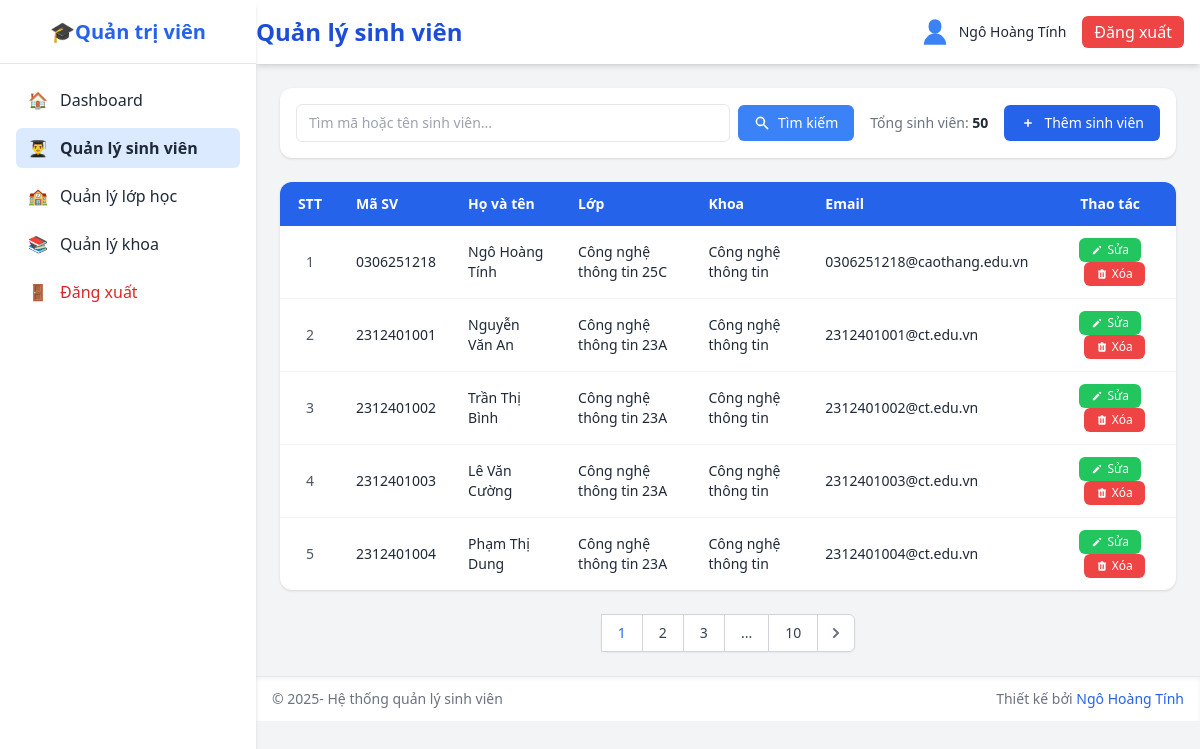
The page /admin/student_list.php (signed in) on the database its author committed.
### tables this page shows
CREATE TABLE `sinh_vien` (
  `mssv` varchar(20) NOT NULL,
  `hoten` varchar(100) NOT NULL,
  `ngaysinh` date DEFAULT NULL,
  `gioitinh` enum('Nam','Nữ','Khác') DEFAULT 'Nam',
  `malop` varchar(20) DEFAULT NULL,
  `makhoa` varchar(20) DEFAULT NULL,
  `email` varchar(100) DEFAULT NULL,
  `sdt` varchar(20) DEFAULT NULL,
  `diachi` varchar(255) DEFAULT NULL,
  `password` varchar(255) NOT NULL,
  `trangthai` enum('Đang học','Tốt nghiệp','Bảo lưu','Đã nghỉ') DEFAULT 'Đang học'
);

CREATE TABLE `lop` (
  `malop` varchar(20) NOT NULL,
  `tenlop` varchar(100) NOT NULL,
  `makhoa` varchar(20) DEFAULT NULL
);

CREATE TABLE `khoa` (
  `makhoa` varchar(20) NOT NULL,
  `tenkhoa` varchar(100) NOT NULL,
  `mota` text DEFAULT NULL
);

### database/pdo.php (called while the page is built, shortened)
<?php
class DB
{
    private static $pdo = null;
    private static function connect_pdo(): \PDO
    {
        $host = DB_HOST;
        $user = DB_USERNAME;
        $pass = DB_PASSWORD;
        $db   = DB_NAME;
        $charset = DB_CHARSET;
        $dsn = "mysql:host={$host};dbname={$db};charset={$charset}";
        try {
            $options = [
                \PDO::ATTR_ERRMODE => \PDO::ERRMODE_EXCEPTION,
                \PDO::ATTR_DEFAULT_FETCH_MODE => \PDO::FETCH_ASSOC,
                \PDO::ATTR_EMULATE_PREPARES => false,
            ];
            return new \PDO($dsn, $user, $pass, $options);
        } catch (\PDOException $e) {
            die('Kết nối PDO thất bại: ' . $e->getMessage());
        }
    }
    private static function init()
    {
        if (self::$pdo === null) {
            self::$pdo = self::connect_pdo();
        }
    }
    public static function getPdo()
    {
        return self::$pdo;
    }
    public static function select(string $sql, array $params = []): array
    {
        $stmt = self::getPdo()->prepare($sql);
        $stmt->execute($params);
        return $stmt->fetchAll();
    }
    public static function selectOne(string $sql, array $params = []): ?array
    {
        $stmt = self::getPdo()->prepare($sql);
        $stmt->execute($params);
        $row = $stmt->fetch();
        return $row === false ? null : $row;
    }
}

### admin/student_list.php (the view, shortened to what this page needs)
<?php
include('../includes/sidebar.php');
include('../includes/header.php');
?>
<?php
$search = trim($_GET['search'] ?? '');
$page = max(1, intval($_GET['page'] ?? 1));
$per_page = 5;
$offset = ($page - 1) * $per_page;
$where = [];
$params = [];
$whereClause = !empty($where) ? 'WHERE ' . implode(' AND ', $where) : '';
$count_query = "
    SELECT COUNT(DISTINCT sv.mssv) as total
    FROM sinh_vien sv
    LEFT JOIN lop l ON sv.malop = l.malop
    LEFT JOIN khoa k ON l.makhoa = k.makhoa
    $whereClause
";
$total = DB::selectOne($count_query, $params)['total'];
$total_pages = ceil($total / $per_page);
?>
<div class="bg-white rounded-xl shadow p-4">
    <div class="flex flex-col sm:flex-row gap-4 items-center justify-between">
        <form method="GET" class="flex items-center gap-2 flex-1">
            <div class="flex-1">
                <input type="text" name="search" value="<?php echo htmlspecialchars($search); ?>"
                    placeholder="Tìm mã hoặc tên sinh viên..."
                    class="w-full px-3 py-2 border rounded-md focus:ring-2 focus:ring-blue-400 outline-none text-sm" />
            </div>
            <button type="submit" class="bg-blue-500 hover:bg-blue-600 text-white px-4 py-2 rounded-md text-sm inline-flex items-center gap-2">
                <svg xmlns="http://www.w3.org/2000/svg" class="h-4 w-4" viewBox="0 0 20 20" fill="currentColor">
                    <path fill-rule="evenodd" d="M8 4a4 4 0 100 8 4 4 0 000-8zM2 8a6 6 0 1110.89 3.476l4.817 4.817a1 1 0 01-1.414 1.414l-4.816-4.816A6 6 0 012 8z" clip-rule="evenodd" />
                </svg>
                Tìm kiếm
            </button>
        </form>
        <div class="flex items-center gap-4">
            <div class="text-gray-500 text-sm whitespace-nowrap">
                Tổng sinh viên: <span class="font-semibold text-gray-800"><?php echo number_format($total); ?></span>
            </div>
            <a href="student_add.php" class="bg-blue-600 hover:bg-blue-700 text-white px-4 py-2 rounded-md text-sm inline-flex items-center gap-2 whitespace-nowrap">
                <svg xmlns="http://www.w3.org/2000/svg" class="h-4 w-4" viewBox="0 0 20 20" fill="currentColor">
                    <path fill-rule="evenodd" d="M10 5a1 1 0 011 1v3h3a1 1 0 110 2h-3v3a1 1 0 11-2 0v-3H6a1 1 0 110-2h3V6a1 1 0 011-1z" clip-rule="evenodd" />
                </svg>
                Thêm sinh viên
            </a>
        </div>
    </div>
</div>
<?php
$query = "
    SELECT
        sv.mssv,
        sv.hoten,
        sv.email,
        sv.sdt,
        sv.gioitinh,
        sv.diachi,
        sv.trangthai,
        l.tenlop,
        k.tenkhoa
    FROM sinh_vien sv
    LEFT JOIN lop l ON sv.malop = l.malop
    LEFT JOIN khoa k ON l.makhoa = k.makhoa
    $whereClause
    LIMIT :limit OFFSET :offset
";
$params['offset'] = $offset;
$params['limit'] = $per_page;
$students = DB::select($query, $params);
?>
<div class="bg-white rounded-xl shadow overflow-x-auto">
    <table class="min-w-full text-sm">
        <thead class="bg-blue-600 text-white">
            <tr>
                <th class="py-3 px-4 text-center" style="width: 60px">STT</th>
                <th class="py-3 px-4 text-left">Mã SV</th>
                <th class="py-3 px-4 text-left">Họ và tên</th>
                <th class="py-3 px-4 text-left">Lớp</th>
                <th class="py-3 px-4 text-left">Khoa</th>
                <th class="py-3 px-4 text-left">Email</th>
                <th class="py-3 px-4 text-center">Thao tác</th>
            </tr>
        </thead>
        <tbody class="divide-y divide-gray-100">
            <?php if (empty($students)): ?>
            <tr>
                <td colspan="7" class="py-4 px-4 text-center text-gray-500">
                    Không tìm thấy sinh viên nào
                    <?php if ($search !== ''): ?>
                        phù hợp với từ khóa "<?php echo htmlspecialchars($search); ?>"
                    <?php endif; ?>
                </td>
            </tr>
            <?php else: ?>
                <?php foreach ($students as $index => $student): ?>
                <tr class="hover:bg-gray-50">
                    <td class="py-3 px-4 text-center text-gray-600">
                        <?php echo $offset + $index + 1; ?>
                    </td>
                    <td class="py-3 px-4"><?php echo htmlspecialchars($student['mssv']); ?></td>
                    <td class="py-3 px-4"><?php echo htmlspecialchars($student['hoten']); ?></td>
                    <td class="py-3 px-4"><?php echo htmlspecialchars($student['tenlop']); ?></td>
                    <td class="py-3 px-4"><?php echo htmlspecialchars($student['tenkhoa']); ?></td>
                    <td class="py-3 px-4"><?php echo htmlspecialchars($student['email']); ?></td>
                    <td class="py-3 px-4 text-center space-x-2">
                        <a href="student_edit.php?mssv=<?php echo urlencode($student['mssv']); ?>"
                           class="bg-green-500 hover:bg-green-600 text-white px-3 py-1 rounded-md text-xs inline-flex items-center gap-1">
                           <svg xmlns="http://www.w3.org/2000/svg" class="h-3 w-3" viewBox="0 0 20 20" fill="currentColor">
                                <path d="M13.586 3.586a2 2 0 112.828 2.828l-.793.793-2.828-2.828.793-.793zM11.379 5.793L3 14.172V17h2.828l8.38-8.379-2.83-2.828z" />
                            </svg>
                            Sửa
                        </a>
                        <a href="student_delete.php?mssv=<?php echo urlencode($student['mssv']); ?>"
                           onclick="return confirm('Bạn có chắc chắn muốn xóa sinh viên này?')"
                           class="bg-red-500 hover:bg-red-600 text-white px-3 py-1 rounded-md text-xs inline-flex items-center gap-1">
                            Xóa
                        </a>
                    </td>
                </tr>
                <?php endforeach; ?>
            <?php endif; ?>
        </tbody>
    </table>
</div>
<?php if ($total_pages > 1): ?>
<div class="mt-6 flex justify-center">
    <nav class="relative z-0 inline-flex rounded-md shadow-sm -space-x-px" aria-label="Phân trang">
        <?php
        $range = 2;
        if ($page > $range + 1): ?>
            <?php endif;
        for ($i = max(1, $page - $range); $i <= min($total_pages, $page + $range); $i++): ?>
            <a href="?page=<?php echo $i; ?><?php echo $search ? '&search=' . urlencode($search) : ''; ?>"
               class="relative inline-flex items-center px-4 py-2 border border-gray-300 bg-white text-sm font-medium <?php echo $i === $page ? 'text-blue-600 bg-blue-50' : 'text-gray-700 hover:bg-gray-50'; ?>">
                <?php echo $i; ?>
            </a>
        <?php endfor;
        if ($page < $total_pages - $range): ?>
            <?php if ($page < $total_pages - $range - 1): ?>
                <span class="relative inline-flex items-center px-4 py-2 border border-gray-300 bg-white text-sm font-medium text-gray-700">
                    ...
                </span>
            <?php endif; ?>
            <a href="?page=<?php echo $total_pages; ?><?php echo $search ? '&search=' . urlencode($search) : ''; ?>"
               class="relative inline-flex items-center px-4 py-2 border border-gray-300 bg-white text-sm font-medium text-gray-700 hover:bg-gray-50">
                <?php echo $total_pages; ?>
            </a>
        <?php endif; ?>
        <?php if ($page < $total_pages): ?>
        <a href="?page=<?php echo $page + 1; ?><?php echo $search ? '&search=' . urlencode($search) : ''; ?>"
           class="relative inline-flex items-center px-2 py-2 rounded-r-md border border-gray-300 bg-white text-sm font-medium text-gray-500 hover:bg-gray-50">
            <svg class="h-5 w-5" xmlns="http://www.w3.org/2000/svg" viewBox="0 0 20 20" fill="currentColor">
                <path fill-rule="evenodd" d="M7.293 14.707a1 1 0 010-1.414L10.586 10 7.293 6.707a1 1 0 011.414-1.414l4 4a1 1 0 010 1.414l-4 4a1 1 0 01-1.414 0z" clip-rule="evenodd" />
            </svg>
        </a>
        <?php endif; ?>
    </nav>
</div>
<?php endif; ?>
<?php include('../includes/footer.php'); ?>

### rows shown on the page
sinh_vien: index "1", mssv "0306251218", hoten "Ngô Hoàng Tính", malop.tenlop "Công nghệ thông tin 25C", makhoa.tenkhoa "Công nghệ thông tin", email "0306251218@caothang.edu.vn"
sinh_vien: index "2", mssv "2312401001", hoten "Nguyễn Văn An", malop.tenlop "Công nghệ thông tin 23A", makhoa.tenkhoa "Công nghệ thông tin", email "2312401001@ct.edu.vn"
sinh_vien: index "3", mssv "2312401002", hoten "Trần Thị Bình", malop.tenlop "Công nghệ thông tin 23A", makhoa.tenkhoa "Công nghệ thông tin", email "2312401002@ct.edu.vn"
sinh_vien: index "4", mssv "2312401003", hoten "Lê Văn Cường", malop.tenlop "Công nghệ thông tin 23A", makhoa.tenkhoa "Công nghệ thông tin", email "2312401003@ct.edu.vn"
sinh_vien: index "5", mssv "2312401004", hoten "Phạm Thị Dung", malop.tenlop "Công nghệ thông tin 23A", makhoa.tenkhoa "Công nghệ thông tin", email "2312401004@ct.edu.vn"

### other values the page prints
$page_title "Quản lý sinh viên"
$_SESSION['fullname'] "Ngô Hoàng Tính"
$total "50"
$total_pages "10"
